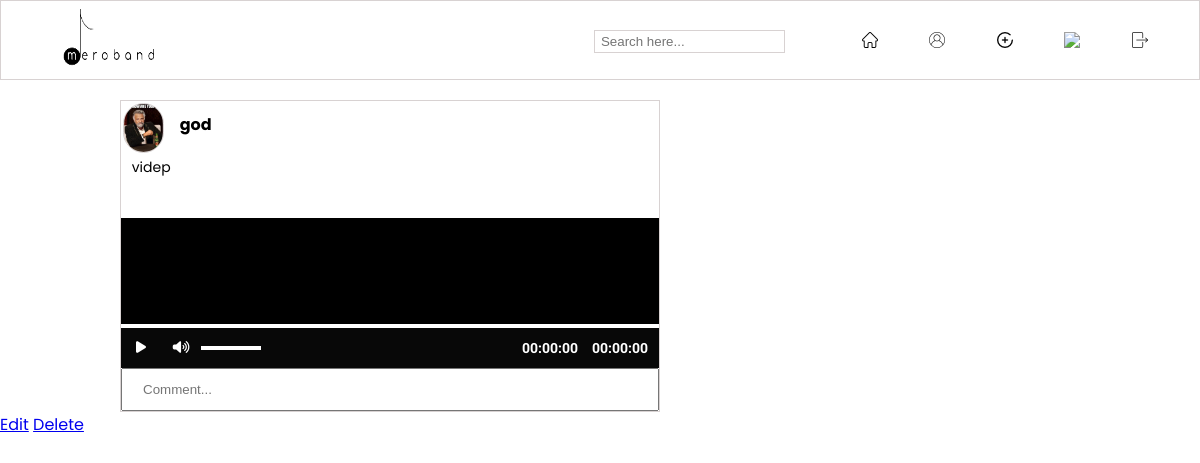
The app's page /post/5/ (signed in) with its own data.
### main/models.py (models this page shows, shortened)
class Post(models.Model):
    title = models.CharField(default="title", max_length=100)
    content = models.TextField()
    date_posted = models.DateTimeField(default=timezone.now)
    author = models.ForeignKey(User, on_delete=models.CASCADE)
    videos = models.FileField(default="none", blank=True, upload_to="videos")

### users/models.py (models this page shows, shortened)
class Profile(models.Model):
    user = models.OneToOneField(User, on_delete=models.CASCADE)
    image = models.ImageField(default="default-profile.png", upload_to="profile_pics")

### main/views.py (the view)
# urls.py: path('post/<int:pk>/', PostDetailView.as_view(), name="post-detail"),
class PostDetailView(DetailView):
    model = Post

### main/templates/main/post_detail.html (shortened to what this page needs)
{% extends "base.html" %}
{% load static %}
{% block content %}
<br>
<br>
<div class="post-container">
        <div class="post">
            <div class="context-container">
                <div class="title-container">
                    <div class="user-image-container">
                        <img src="{{ object.author.profile.image.url }}">
                    </div>
                    <div class="username-container">
                       <a class="username-text" href="#">{{ object.author}}</a>
                    </div>
                </div>
                <div class="caption-container">{{ object.content }}</div>
            </div>
            {% if object.videos == "none" %}
            {% else %}
                <div class="video-container">
                    <div class="video-player">
                    <video
                        src="{{ object.videos.url }}"></video>
                    <div class="video-controls">
                        <div class="video-top-controls">
                        <div class="video-seekbar seekbar">
                        </div>
                        </div>
                        <div class="video-playback-controls">
                        <button class="control-btn toggle-play-pause play">
                            <i class="fas fa-play play-icon icon"></i>
                        </button>
                        <div class="video-volume-control">
                            <button class="control-btn toggle-volume on">
                            <i class="fas fa-volume-up icon volume-on"></i>
                            </button>
                            <div class="volume-seekbar seekbar">
                            </div>
                        </div>
                        <div class="video-timings">
                            <div class="start-time time">00:00:00</div>
                            <div class="end-time time">00:00:00</div>
                        </div>
                        </div>
                    </div>
                    </div>
                </div>
            {% endif %}
        </div>
        <div class="comment-section">
            <div class="comment-text">
                <input type="text" placeholder="Comment...">
            </div>
        </div>
    </div>
{% if object.author == user %}
    <a href="{% url 'post-update' object.id %}">Edit</a>
    <a href="{% url 'post-delete' object.id %}">Delete</a>
{% endif %}
{% endblock content %}

### static/css/home.css (style rules this page uses)
:root { --player-background: #080808; --player-foreGround: #7f00b1; --player-controls: #ffffff; --hover-color: #000000; --font-family: 'Exo', sans-serif; }
.video-container { height: 100%; display: -webkit-box; display: -ms-flexbox; display: flex; -webkit-box-pack: center; -ms-flex-pack: center; justify-content: center; -webkit-box-align: center; -ms-flex-align: center; align-items: center; }
.video-player { max-height: 400px; max-width: 800px; width: 100%; overflow: hidden; position: relative; font-family: var(--font-family); background-color: #000000; display: -webkit-box; display: -ms-flexbox; display: flex; -webkit-box-align: center; -ms-flex-align: center; align-items: center; -webkit-box-pack: center; -ms-flex-pack: center; justify-content: center; }
.video-player video { max-width: 100%; }
.video-controls { position: absolute; bottom: 0; left: 0; right: 0; margin: auto; background-color: var(--player-background); z-index: 2; -webkit-transition: all ease 0.5s; transition: all ease 0.5s; }
.video-controls .icon { position: absolute; }
.video-controls .seekbar { width: 100%; height: 4px; background-color: var(--player-controls); cursor: pointer; overflow: hidden; position: relative; }
.video-controls .control-btn { padding: 0; height: 40px; min-height: 40px; min-width: 40px; width: 40px; position: relative; display: -webkit-box; display: -ms-flexbox; display: flex; -webkit-box-pack: center; -ms-flex-pack: center; justify-content: center; -webkit-box-align: center; -ms-flex-align: center; align-items: center; border: 0; background-color: transparent; color: var(--player-controls); outline: 0; cursor: pointer; }
.video-controls .video-playback-controls { display: -webkit-box; display: -ms-flexbox; display: flex; height: 40px; -webkit-box-align: center; -ms-flex-align: center; align-items: center; }
.video-controls .video-volume-control { width: 100px; display: -webkit-box; display: -ms-flexbox; display: flex; -webkit-box-align: center; -ms-flex-align: center; align-items: center; margin-right: 4px; }
.video-controls .video-timings { display: -webkit-box; display: -ms-flexbox; display: flex; color: var(--player-controls); -webkit-box-align: center; -ms-flex-align: center; align-items: center; -webkit-box-pack: center; -ms-flex-pack: center; justify-content: center; font-size: 14px; font-weight: 600; margin-left: auto; padding: 0 4px; }
.video-controls .video-timings .time { width: 70px; text-align: center; }
.video-container { flex:1; width: 100%; padding-top: 40px; height: calc(100% - 40px); }
.post-container { flex:1; width: 45%; margin-left:10%; height: 100%; background:rgb(255, 255, 255); display: flex; flex-direction: column; justify-content: space-evenly; border:1px solid rgb(216, 210, 210); }
.post { width: 100%; margin:auto; height: 100%; display: flex; flex-direction: column; }
.context-container { height: 20%; display: flex; flex-direction: column; }
.title-container { flex: 1; display: flex; border-width:1px; border-bottom-style: groove; border-bottom-color: rgb(255, 255, 255); }
.username-container { max-height: 20%; margin-top: 2%; flex:10; display:flex; }
.username-text { margin-bottom:2%; font-weight: bold; color:black; text-decoration:none; }
.title-container a { text-decoration:none; }
.user-image-container { flex:1; display:flex; }
.user-image-container img { max-height:50px; margin:5%; max-width:45px; border:1px solid rgb(216, 210, 210); border-radius:50px; }
.caption-container { flex: 1; margin-left:2%; font-size:14px; }
.comment-section { flex:1; display: flex; }
.comment-text { flex:1; height: 100%; }
.comment-text input { width: 100%; height: 100%; padding:12px 20px; }

### static/css/style.css (style rules this page uses)
* { margin:0px; padding:0px; box-sizing: border-box; }

### static/css/profile.css (style rules this page uses)
.username-container { margin-left:2% ; }

### records on screen
Post: author.profile.image (picture), author "god", content "videp"
